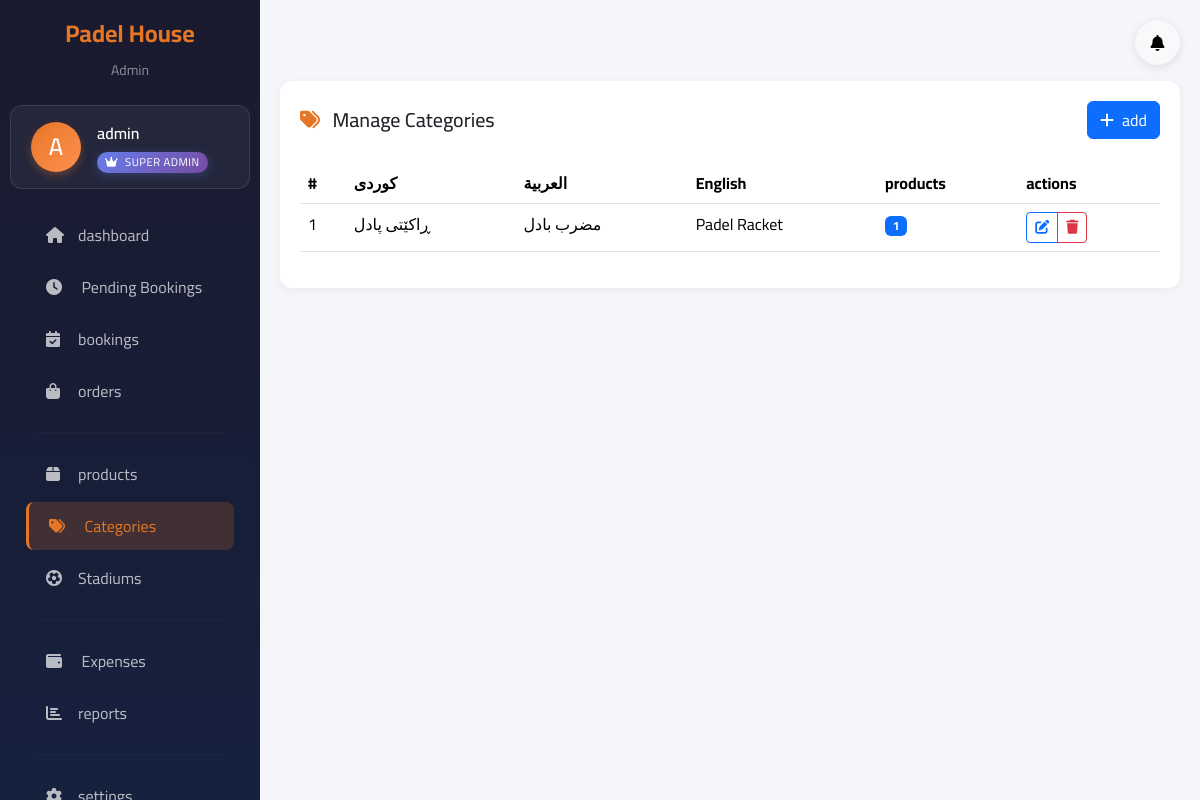
Page /admin/categories (signed in) on the committed database.
### app/models/settings.py (models this page shows, shortened)
class Settings(db.Model):
    __tablename__ = 'settings'
    id = db.Column(db.Integer, primary_key=True)
    opening_hour = db.Column(db.Integer, default=12)
    closing_hour = db.Column(db.Integer, default=4)
    price_per_hour = db.Column(db.Integer, default=40000)
    discount_percentage = db.Column(db.Integer, default=25)
    discount_amount = db.Column(db.Integer, default=10000)
    discount_start_hour = db.Column(db.Integer, default=12)
    discount_end_hour = db.Column(db.Integer, default=16)
    site_name = db.Column(db.String(100), default='Padel House')
    phone = db.Column(db.String(20))
    email = db.Column(db.String(100))
    address = db.Column(db.Text)
    facebook_url = db.Column(db.String(200))
    instagram_url = db.Column(db.String(200))
    twitter_url = db.Column(db.String(200))
    created_at = db.Column(db.DateTime, default=datetime.utcnow)
    updated_at = db.Column(db.DateTime, default=datetime.utcnow, onupdate=datetime.utcnow)

### app/models/user.py (models this page shows, shortened)
class User(db.Model, UserMixin):
    __tablename__ = 'user'
    ROLE_SUPER_ADMIN = "super_admin"
    ROLE_ADMIN = "admin"
    id = db.Column(db.Integer, primary_key=True)
    username = db.Column(db.String(80), unique=True, nullable=False, index=True)
    email = db.Column(db.String(120), unique=True, nullable=False, index=True)
    password_hash = db.Column(db.String(255), nullable=False)
    role = db.Column(db.String(20), default=ROLE_ADMIN, nullable=False)
    is_admin = db.Column(db.Boolean, default=False)
    is_active = db.Column(db.Boolean, default=True)
    can_manage_bookings = db.Column(db.Boolean, default=True)
    can_manage_products = db.Column(db.Boolean, default=True)
    can_manage_orders = db.Column(db.Boolean, default=True)
    can_manage_stadiums = db.Column(db.Boolean, default=False)
    can_manage_settings = db.Column(db.Boolean, default=False)
    can_view_reports = db.Column(db.Boolean, default=False)
    can_access_dashboard = db.Column(db.Boolean, default=False)  # ✅ NEW: Dashboard access permission
    created_at = db.Column(db.DateTime, default=datetime.utcnow)

### app/models/category.py (models this page shows, shortened)
class Category(db.Model):
    __tablename__ = 'category'
    id = db.Column(db.Integer, primary_key=True)
    name_ku = db.Column(db.String(100), nullable=False)
    name_ar = db.Column(db.String(100))
    name_en = db.Column(db.String(100))
    description_ku = db.Column(db.Text)
    description_ar = db.Column(db.Text)
    description_en = db.Column(db.Text)
    is_active = db.Column(db.Boolean, default=True)
    created_at = db.Column(db.DateTime, default=datetime.utcnow)
    products = db.relationship('Product', back_populates='category', lazy=True)

### app/routes/admin.py (the view)
@admin_bp.route('/categories')
@login_required
def manage_categories():
    categories = Category.query.order_by(Category.created_at.desc()).all()
    return render_template('admin/categories.html', categories=categories)

### app/routes/admin.py (called while the page is built)
@admin_bp.app_context_processor
def inject_pending_count():
    if current_user.is_authenticated:
        pending_bookings_count = Booking.query.filter_by(status='pending').count()
        return {'pending_bookings_count': pending_bookings_count}
    return {'pending_bookings_count': 0}

@admin_bp.app_context_processor
def inject_pending_orders_count():
    if current_user.is_authenticated:
        pending_orders_count = Order.query.filter_by(status='pending').count()
        return {'pending_orders_count': pending_orders_count}
    return {'pending_orders_count': 0}

### app/translations.py (called while the page is built)
def get_translation(key, lang='en'):
    return TRANSLATIONS.get(lang, {}).get(key, key)

### app/templates/admin/categories.html (shortened to what this page needs)
{% extends 'admin/base_admin.html' %}
{% block content %}
<div class="table-card">
    <div class="d-flex justify-content-between align-items-center mb-4">
        <h5 class="mb-0">
            <i class="fas fa-tags me-2" style="color: #E57625;"></i>
            {% if current_lang == 'ku' %}بەڕێوەبردنی پۆلەکان{% elif current_lang == 'ar' %}إدارة التصنيفات{% else %}Manage Categories{% endif %}
        </h5>
        <button class="btn btn-primary" data-bs-toggle="modal" data-bs-target="#categoryModal">
            <i class="fas fa-plus me-2"></i>{{ t('add') }}
        </button>
    </div>
    <div class="table-responsive">
        <table class="table table-hover">
            <thead>
                <tr>
                    <th>#</th>
                    <th>کوردی</th>
                    <th>العربية</th>
                    <th>English</th>
                    <th>{{ t('products') }}</th>
                    <th>{{ t('actions') }}</th>
                </tr>
            </thead>
            <tbody>
                {% if categories %}
                    {% for category in categories %}
                    <tr>
                        <td>{{ category.id }}</td>
                        <td>{{ category.name_ku or '-' }}</td>
                        <td>{{ category.name_ar or '-' }}</td>
                        <td>{{ category.name_en or '-' }}</td>
                        <td>
                            <span class="badge bg-primary">{{ category.products|length }}</span>
                        </td>
                        <td>
                            <div class="btn-group btn-group-sm">
                                <button class="btn btn-outline-primary btn-edit"
                                        data-id="{{ category.id }}"
                                        data-name-ku="{{ category.name_ku or '' }}"
                                        data-name-ar="{{ category.name_ar or '' }}"
                                        data-name-en="{{ category.name_en or '' }}"
                                        data-desc-ku="{{ category.description_ku or '' }}"
                                        data-desc-ar="{{ category.description_ar or '' }}"
                                        data-desc-en="{{ category.description_en or '' }}">
                                    <i class="fas fa-edit"></i>
                                </button>
                                <button class="btn btn-outline-danger btn-delete" data-id="{{ category.id }}">
                                    <i class="fas fa-trash"></i>
                                </button>
                            </div>
                        </td>
                    </tr>
                    {% endfor %}
                {% else %}
                <tr>
                    <td colspan="6" class="text-center py-4 text-muted">
                        {% if current_lang == 'ku' %}هیچ پۆلێک نییە{% elif current_lang == 'ar' %}لا توجد تصنيفات{% else %}No categories found{% endif %}
                    </td>
                </tr>
                {% endif %}
            </tbody>
        </table>
    </div>
</div>
{% endblock %}

### app/templates/admin/base_admin.html (shortened to what this page needs)
<!DOCTYPE html>
<html lang="{{ current_lang }}" dir="{{ 'rtl' if is_rtl else 'ltr' }}">
<head>
    {% if is_rtl %}
    <link href="https://cdn.jsdelivr.net/npm/bootstrap@5.3.2/dist/css/bootstrap.rtl.min.css" rel="stylesheet">
    {% else %}
    <link href="https://cdn.jsdelivr.net/npm/bootstrap@5.3.2/dist/css/bootstrap.min.css" rel="stylesheet">
    {% endif %}
    <link rel="stylesheet" href="https://cdnjs.cloudflare.com/ajax/libs/font-awesome/6.4.2/css/all.min.css">
</head>
<body>
<aside class="sidebar">
    <div class="text-center mb-4">
        <h4 style="color: var(--primary-color); font-weight: 700;">{{ t('site_name') }}</h4>
        <small class="text-white-50">{{ t('admin') }}</small>
    </div>
    <div class="user-profile">
        <div class="d-flex align-items-center">
            <div class="user-avatar me-3">
                {{ current_user.username[0].upper() }}
            </div>
            <div class="user-info flex-grow-1">
                <div class="user-name">{{ current_user.username }}</div>
                <div class="user-role">
                    {% if current_user.role == 'super_admin' %}
                        <span class="role-badge role-super-admin">
                            <i class="fas fa-crown me-1"></i>
                            {% if current_lang == 'ku' %}بەڕێوەبەری سەرەکی
                            {% elif current_lang == 'ar' %}مدير عام
                            {% else %}SUPER ADMIN{% endif %}
                        </span>
                    {% endif %}
                </div>
            </div>
        </div>
    </div>
    <ul class="nav flex-column px-3">
        {% if current_user.role == 'super_admin' or current_user.can_access_dashboard %}
        <li class="nav-item">
            <a href="{{ url_for('admin.dashboard') }}"
               class="nav-link {% if request.endpoint == 'admin.dashboard' %}active{% endif %}">
                <span><i class="fas fa-home me-2"></i>{{ t('dashboard') }}</span>
            </a>
        </li>
        {% endif %}
        {% if current_user.role == 'super_admin' or current_user.can_manage_bookings %}
        <li class="nav-item">
            <a href="{{ url_for('admin.pending_bookings') }}"
               class="nav-link {% if 'pending' in request.endpoint %}active{% endif %}"
               style="{% if pending_bookings_count > 0 %}background: rgba(255,193,7,0.2); border-{% if is_rtl %}right{% else %}left{% endif %}: 3px solid #ffc107;{% endif %}">
                <span>
                    <i class="fas fa-clock me-2"></i>
                    {% if current_lang == 'ku' %}حجزە هەڵپەسێردراوەکان
                    {% elif current_lang == 'ar' %}الحجوزات المعلقة
                    {% else %}Pending Bookings{% endif %}
                </span>
            </a>
        </li>
        {% endif %}
        {% if current_user.role == 'super_admin' or current_user.can_manage_bookings %}
        <li class="nav-item">
            <a href="{{ url_for('admin.manage_bookings') }}"
               class="nav-link {% if request.endpoint == 'admin.manage_bookings' %}active{% endif %}">
                <span><i class="fas fa-calendar-check me-2"></i>{{ t('bookings') }}</span>
            </a>
        </li>
        {% endif %}
        {% if current_user.role == 'super_admin' or current_user.can_manage_orders %}
        <li class="nav-item">
            <a href="{{ url_for('admin.manage_orders') }}"
               class="nav-link {% if 'order' in request.endpoint and 'orders' in request.endpoint %}active{% endif %}">
                <span><i class="fas fa-shopping-bag me-2"></i>{{ t('orders') }}</span>
            </a>
        </li>
        {% endif %}
        <hr>
        {% if current_user.role == 'super_admin' or current_user.can_manage_products %}
        <li class="nav-item">
            <a href="{{ url_for('admin.manage_products') }}"
               class="nav-link {% if 'product' in request.endpoint %}active{% endif %}">
                <span><i class="fas fa-box me-2"></i>{{ t('products') }}</span>
            </a>
        </li>
        <li class="nav-item">
            <a href="{{ url_for('admin.manage_categories') }}"
               class="nav-link {% if 'categor' in request.endpoint %}active{% endif %}">
                <span>
                    <i class="fas fa-tags me-2"></i>
                    {% if current_lang == 'ku' %}جۆرەکان
                    {% elif current_lang == 'ar' %}التصنيفات
                    {% else %}Categories{% endif %}
                </span>
            </a>
        </li>
        {% endif %}
        {% if current_user.role == 'super_admin' or current_user.can_manage_stadiums %}
        <li class="nav-item">
            <a href="{{ url_for('admin.manage_stadiums') }}"
               class="nav-link {% if 'stadium' in request.endpoint %}active{% endif %}">
                <span><i class="fas fa-futbol me-2"></i>{{ t('stadiums') }}</span>
            </a>
        </li>
        {% endif %}
        <hr>
        {% if current_user.role == 'super_admin' or current_user.can_view_reports %}
        <li class="nav-item">
            <a href="{{ url_for('admin.manage_expenses') }}"
               class="nav-link {% if 'expense' in request.endpoint %}active{% endif %}">
                <span>
                    <i class="fas fa-wallet me-2"></i>
                    {% if current_lang == 'ku' %}خەرجییەکان
                    {% elif current_lang == 'ar' %}المصاريف
                    {% else %}Expenses{% endif %}
                </span>
            </a>
        </li>
        <li class="nav-item">
            <a href="{{ url_for('admin.reports') }}"
               class="nav-link {% if 'report' in request.endpoint %}active{% endif %}">
                <span><i class="fas fa-chart-bar me-2"></i>{{ t('reports') }}</span>
            </a>
        </li>
        {% endif %}
        <hr>
        {% if current_user.role == 'super_admin' or current_user.can_manage_settings %}
        <li class="nav-item">
            <a href="{{ url_for('admin.manage_settings') }}"
               class="nav-link {% if 'setting' in request.endpoint %}active{% endif %}">
                <span><i class="fas fa-cog me-2"></i>{{ t('settings') }}</span>
            </a>
        </li>
        {% endif %}
    </ul>
</aside>
<div class="main-content">
    <div class="d-flex justify-content-end mb-3">
        <div class="dropdown notification-bell">
            <button class="btn btn-light position-relative"
                    data-bs-toggle="dropdown"
                    aria-expanded="false"
                    title="{% if current_lang == 'ku' %}ئاگادارییەکان{% elif current_lang == 'ar' %}الإشعارات{% else %}Notifications{% endif %}">
                <i class="fas fa-bell"></i>
            </button>
        </div>
    </div>
    {% block content %}{% endblock %}
</div>
</body>
</html>

### rows in the picture
Settings: site_name "Padel House"
User: username "Admin", username "A", username "admin"
Category: id "1", name_ku "ڕاکێتی پادل", name_ar "مضرب بادل", name_en "Padel Racket", products|length "1"

### other values in the picture
{{ t('dashboard') }} "dashboard"
{{ t('bookings') }} "bookings"
{{ t('orders') }} "orders"
{{ t('products') }} "products"
{{ t('stadiums') }} "Stadiums"
{{ t('reports') }} "reports"
{{ t('add') }} "add"
{{ t('actions') }} "actions"
